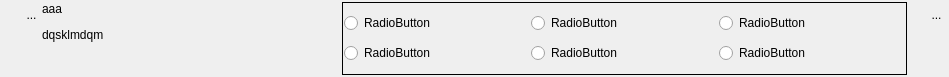
<?xml version="1.0" encoding="UTF-8"?>
<ui version="4.0">
 <class>Widget4a6RadioButton</class>
 <widget class="QWidget" name="Widget4a6RadioButton">
  <property name="geometry">
   <rect>
    <x>0</x>
    <y>0</y>
    <width>949</width>
    <height>77</height>
   </rect>
  </property>
  <property name="sizePolicy">
   <sizepolicy hsizetype="Expanding" vsizetype="Minimum">
    <horstretch>0</horstretch>
    <verstretch>0</verstretch>
   </sizepolicy>
  </property>
  <property name="minimumSize">
   <size>
    <width>0</width>
    <height>0</height>
   </size>
  </property>
  <property name="maximumSize">
   <size>
    <width>16777215</width>
    <height>160</height>
   </size>
  </property>
  <property name="windowTitle">
   <string>Form</string>
  </property>
  <layout class="QHBoxLayout" name="horizontalLayout_2">
   <property name="spacing">
    <number>0</number>
   </property>
   <property name="leftMargin">
    <number>0</number>
   </property>
   <property name="topMargin">
    <number>2</number>
   </property>
   <property name="rightMargin">
    <number>0</number>
   </property>
   <property name="bottomMargin">
    <number>2</number>
   </property>
   <item>
    <layout class="QVBoxLayout" name="verticalLayout_3">
     <property name="spacing">
      <number>0</number>
     </property>
     <item>
      <layout class="QHBoxLayout" name="horizontalLayout">
       <property name="spacing">
        <number>0</number>
       </property>
       <property name="sizeConstraint">
        <enum>QLayout::SetFixedSize</enum>
       </property>
       <item>
        <spacer name="horizontalSpacer_3">
         <property name="orientation">
          <enum>Qt::Horizontal</enum>
         </property>
         <property name="sizeType">
          <enum>QSizePolicy::Fixed</enum>
         </property>
         <property name="sizeHint" stdset="0">
          <size>
           <width>21</width>
           <height>20</height>
          </size>
         </property>
        </spacer>
       </item>
       <item>
        <widget class="MonBoutonValide" name="RBValide">
         <property name="minimumSize">
          <size>
           <width>21</width>
           <height>25</height>
          </size>
         </property>
         <property name="maximumSize">
          <size>
           <width>21</width>
           <height>25</height>
          </size>
         </property>
         <property name="focusPolicy">
          <enum>Qt::ClickFocus</enum>
         </property>
         <property name="toolTip">
          <string>Affiche le rapport de validation du mot-clef</string>
         </property>
         <property name="styleSheet">
          <string notr="true">border : 0px</string>
         </property>
         <property name="text">
          <string>...</string>
         </property>
         <property name="icon">
          <iconset>
           <normaloff>../Editeur/icons/ast-green-ball.png</normaloff>../Editeur/icons/ast-green-ball.png</iconset>
         </property>
         <property name="iconSize">
          <size>
           <width>25</width>
           <height>25</height>
          </size>
         </property>
        </widget>
       </item>
      </layout>
     </item>
     <item>
      <spacer name="verticalSpacer">
       <property name="orientation">
        <enum>Qt::Vertical</enum>
       </property>
       <property name="sizeHint" stdset="0">
        <size>
         <width>20</width>
         <height>5</height>
        </size>
       </property>
      </spacer>
     </item>
    </layout>
   </item>
   <item>
    <widget class="MonLabelClic" name="label">
     <property name="sizePolicy">
      <sizepolicy hsizetype="Fixed" vsizetype="Preferred">
       <horstretch>0</horstretch>
       <verstretch>0</verstretch>
      </sizepolicy>
     </property>
     <property name="minimumSize">
      <size>
       <width>300</width>
       <height>25</height>
      </size>
     </property>
     <property name="maximumSize">
      <size>
       <width>178</width>
       <height>16777215</height>
      </size>
     </property>
     <property name="frameShape">
      <enum>QFrame::NoFrame</enum>
     </property>
     <property name="text">
      <string>&lt;html&gt;&lt;head/&gt;&lt;body&gt;&lt;p&gt;aaa&lt;/p&gt;&lt;p&gt;dqsklmdqm&lt;/p&gt;&lt;/body&gt;&lt;/html&gt;</string>
     </property>
     <property name="scaledContents">
      <bool>false</bool>
     </property>
     <property name="alignment">
      <set>Qt::AlignLeading|Qt::AlignLeft|Qt::AlignTop</set>
     </property>
    </widget>
   </item>
   <item>
    <widget class="QFrame" name="frame">
     <property name="sizePolicy">
      <sizepolicy hsizetype="Minimum" vsizetype="Preferred">
       <horstretch>0</horstretch>
       <verstretch>0</verstretch>
      </sizepolicy>
     </property>
     <property name="frameShape">
      <enum>QFrame::Box</enum>
     </property>
     <layout class="QGridLayout" name="gridLayout">
      <property name="leftMargin">
       <number>1</number>
      </property>
      <property name="topMargin">
       <number>0</number>
      </property>
      <property name="rightMargin">
       <number>1</number>
      </property>
      <property name="bottomMargin">
       <number>0</number>
      </property>
      <property name="horizontalSpacing">
       <number>1</number>
      </property>
      <property name="verticalSpacing">
       <number>0</number>
      </property>
      <item row="0" column="0">
       <widget class="QRadioButton" name="radioButton_1">
        <property name="sizePolicy">
         <sizepolicy hsizetype="MinimumExpanding" vsizetype="Fixed">
          <horstretch>0</horstretch>
          <verstretch>0</verstretch>
         </sizepolicy>
        </property>
        <property name="text">
         <string>RadioButton</string>
        </property>
       </widget>
      </item>
      <item row="0" column="1">
       <widget class="QRadioButton" name="radioButton_2">
        <property name="sizePolicy">
         <sizepolicy hsizetype="MinimumExpanding" vsizetype="Fixed">
          <horstretch>0</horstretch>
          <verstretch>0</verstretch>
         </sizepolicy>
        </property>
        <property name="text">
         <string>RadioButton</string>
        </property>
       </widget>
      </item>
      <item row="0" column="2">
       <widget class="QRadioButton" name="radioButton_3">
        <property name="sizePolicy">
         <sizepolicy hsizetype="MinimumExpanding" vsizetype="Fixed">
          <horstretch>0</horstretch>
          <verstretch>0</verstretch>
         </sizepolicy>
        </property>
        <property name="text">
         <string>RadioButton</string>
        </property>
       </widget>
      </item>
      <item row="1" column="0">
       <widget class="QRadioButton" name="radioButton_4">
        <property name="sizePolicy">
         <sizepolicy hsizetype="MinimumExpanding" vsizetype="Fixed">
          <horstretch>0</horstretch>
          <verstretch>0</verstretch>
         </sizepolicy>
        </property>
        <property name="text">
         <string>RadioButton</string>
        </property>
       </widget>
      </item>
      <item row="1" column="1">
       <widget class="QRadioButton" name="radioButton_5">
        <property name="sizePolicy">
         <sizepolicy hsizetype="MinimumExpanding" vsizetype="Fixed">
          <horstretch>0</horstretch>
          <verstretch>0</verstretch>
         </sizepolicy>
        </property>
        <property name="text">
         <string>RadioButton</string>
        </property>
       </widget>
      </item>
      <item row="1" column="2">
       <widget class="QRadioButton" name="radioButton_6">
        <property name="sizePolicy">
         <sizepolicy hsizetype="MinimumExpanding" vsizetype="Fixed">
          <horstretch>0</horstretch>
          <verstretch>0</verstretch>
         </sizepolicy>
        </property>
        <property name="text">
         <string>RadioButton</string>
        </property>
       </widget>
      </item>
     </layout>
    </widget>
   </item>
   <item>
    <layout class="QVBoxLayout" name="verticalLayout_2">
     <item>
      <spacer name="horizontalSpacer_4">
       <property name="orientation">
        <enum>Qt::Horizontal</enum>
       </property>
       <property name="sizeType">
        <enum>QSizePolicy::Maximum</enum>
       </property>
       <property name="sizeHint" stdset="0">
        <size>
         <width>10</width>
         <height>20</height>
        </size>
       </property>
      </spacer>
     </item>
     <item>
      <spacer name="verticalSpacer_2">
       <property name="orientation">
        <enum>Qt::Vertical</enum>
       </property>
       <property name="sizeHint" stdset="0">
        <size>
         <width>17</width>
         <height>40</height>
        </size>
       </property>
      </spacer>
     </item>
    </layout>
   </item>
   <item>
    <layout class="QVBoxLayout" name="verticalLayout_4">
     <item>
      <widget class="QToolButton" name="RBPoubelle">
       <property name="minimumSize">
        <size>
         <width>25</width>
         <height>25</height>
        </size>
       </property>
       <property name="maximumSize">
        <size>
         <width>25</width>
         <height>25</height>
        </size>
       </property>
       <property name="focusPolicy">
        <enum>Qt::StrongFocus</enum>
       </property>
       <property name="toolTip">
        <string>Détruit le mot-clef</string>
       </property>
       <property name="styleSheet">
        <string notr="true">border : 0px</string>
       </property>
       <property name="text">
        <string>...</string>
       </property>
       <property name="icon">
        <iconset>
         <normaloff>../Editeur/icons/deleteRond.png</normaloff>../Editeur/icons/deleteRond.png</iconset>
       </property>
       <property name="iconSize">
        <size>
         <width>25</width>
         <height>25</height>
        </size>
       </property>
      </widget>
     </item>
     <item>
      <spacer name="verticalSpacer_3">
       <property name="orientation">
        <enum>Qt::Vertical</enum>
       </property>
       <property name="sizeHint" stdset="0">
        <size>
         <width>20</width>
         <height>40</height>
        </size>
       </property>
      </spacer>
     </item>
    </layout>
   </item>
  </layout>
 </widget>
 <customwidgets>
  <customwidget>
   <class>MonBoutonValide</class>
   <extends>QToolButton</extends>
   <header>InterfaceGUI.QT5.monBoutonValide.h</header>
  </customwidget>
  <customwidget>
   <class>MonLabelClic</class>
   <extends>QLabel</extends>
   <header>InterfaceGUI.QT5.monLabelClic.h</header>
  </customwidget>
 </customwidgets>
 <tabstops>
  <tabstop>radioButton_1</tabstop>
  <tabstop>radioButton_4</tabstop>
  <tabstop>RBPoubelle</tabstop>
 </tabstops>
 <resources/>
 <connections/>
</ui>
